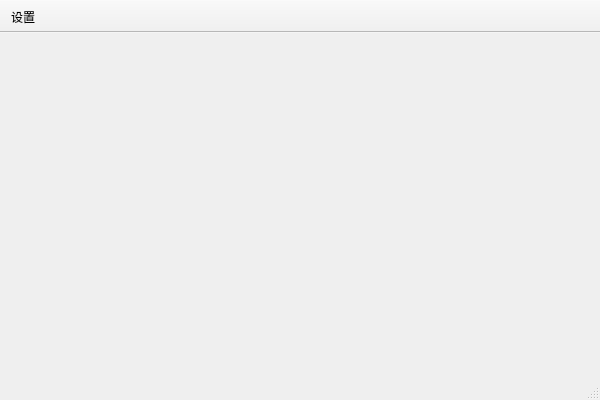
<?xml version="1.0" encoding="UTF-8"?>
<ui version="4.0">
 <class>osgCmdUIClass</class>
 <widget class="QMainWindow" name="osgCmdUIClass">
  <property name="geometry">
   <rect>
    <x>0</x>
    <y>0</y>
    <width>600</width>
    <height>400</height>
   </rect>
  </property>
  <property name="windowTitle">
   <string>osgCmdUI</string>
  </property>
  <property name="windowIcon">
   <iconset resource="osgCmdUI.qrc">
    <normaloff>:/images/Resources/images/app.png</normaloff>:/images/Resources/images/app.png</iconset>
  </property>
  <widget class="QWidget" name="centralWidget"/>
  <widget class="QMenuBar" name="menuBar">
   <property name="geometry">
    <rect>
     <x>0</x>
     <y>0</y>
     <width>600</width>
     <height>23</height>
    </rect>
   </property>
  </widget>
  <widget class="QToolBar" name="mainToolBar">
   <property name="movable">
    <bool>false</bool>
   </property>
   <attribute name="toolBarArea">
    <enum>TopToolBarArea</enum>
   </attribute>
   <attribute name="toolBarBreak">
    <bool>false</bool>
   </attribute>
   <addaction name="action_setup"/>
  </widget>
  <widget class="QStatusBar" name="statusBar"/>
  <action name="action_setup">
   <property name="icon">
    <iconset resource="osgCmdUI.qrc">
     <normaloff>:/images/Resources/images/setup.png</normaloff>:/images/Resources/images/setup.png</iconset>
   </property>
   <property name="text">
    <string>设置</string>
   </property>
   <property name="toolTip">
    <string>设置</string>
   </property>
  </action>
 </widget>
 <layoutdefault spacing="6" margin="11"/>
 <resources>
  <include location="osgCmdUI.qrc"/>
 </resources>
 <connections/>
</ui>
